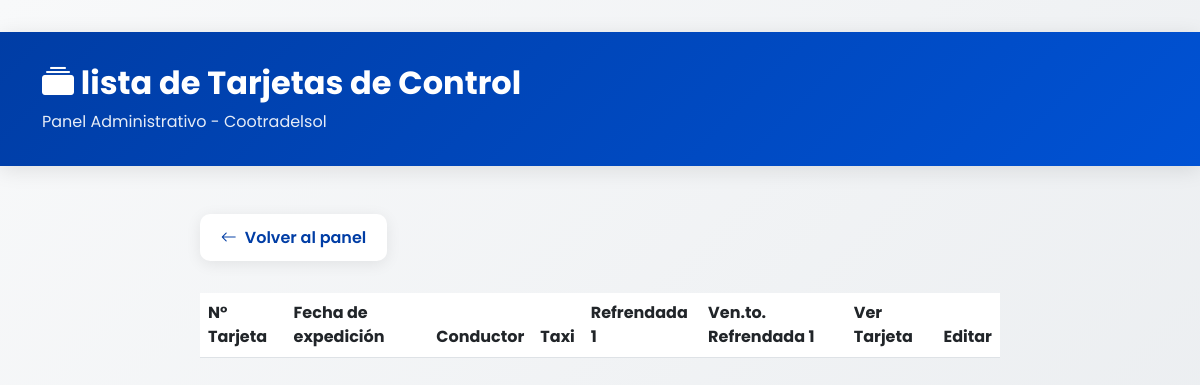
The app's page /lista_tarjeta_control/, older data.
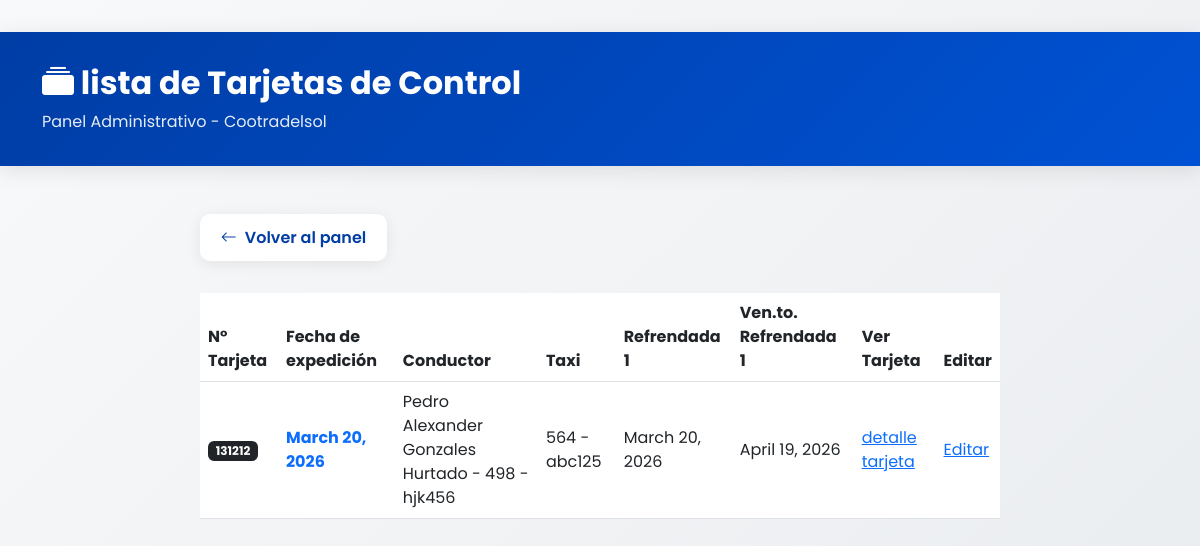
The same page, newer data.
### admin_cosol/models.py (models this page shows, shortened)
class TarjetaControls (models.Model):
    numero_tarjeta = models.CharField(max_length=10)
    fecha_expedicion = models.DateField(blank=True, null=True)
    conductor = models.ForeignKey(Conductores, on_delete=models.CASCADE)
    taxi = models.ForeignKey(Taxis, on_delete=models.CASCADE)
    refrendada1 = models.DateField(blank=True, null=True, verbose_name="Refrendada 1")
    vencimientorefrendada1 = models.DateField(blank=True, null=True, verbose_name="vencimiento refrendad 1")
    refrendada2 = models.DateField(blank=True, null=True, verbose_name="Refrendada 2")
    vencimientorefrendada2 = models.DateField(blank=True, null=True, verbose_name="vencimiento refrendada 2")
    refrendada3 = models.DateField(blank=True, null=True, verbose_name="Refrendada 3")
    vencimientorefrendada3 = models.DateField(blank=True, null=True, verbose_name="vencimiento refrendada 3")
    refrendada4 = models.DateField(blank=True, null=True, verbose_name="Refrendada 4")
    vencimientorefrendada4 = models.DateField(blank=True, null=True, verbose_name="vencimiento refrendada 4")
    refrendada5 = models.DateField(blank=True, null=True, verbose_name="Refrendada 5")
    vencimientorefrendada5 = models.DateField(blank=True, null=True, verbose_name="vencimiento refrendada 5")
    refrendada6 = models.DateField(blank=True, null=True, verbose_name="Refrendada 6")
    vencimientorefrendada6 = models.DateField(blank=True, null=True, verbose_name="vencimiento refrendada 6")
    refrendada7 = models.DateField(blank=True, null=True, verbose_name="Refrendada 7")
    vencimientorefrendada7 = models.DateField(blank=True, null=True, verbose_name="vencimiento refrendada 7")

class Conductores(models.Model):
    nombres = models.CharField(max_length=150)
    apellidos = models.CharField(max_length=150)
    numero_identificacion = models.CharField(max_length=20)
    rh = models.CharField(max_length=3)
    direccion = models.CharField(max_length=200)
    telefono = models.CharField(max_length=10)
    eps = models.CharField(max_length=50)
    arl = models.CharField(max_length=50)
    anotaciones = models.TextField(blank=True, null=True)
    imagen = models.ImageField(upload_to='conductores/', blank=True, null=True)
    taxi = models.ForeignKey(Taxis, on_delete=models.CASCADE)
    def __str__(self):
        return f"{self.nombres} {self.apellidos} - {self.taxi}"

class Taxis (models.Model):
    numero_interno = models.IntegerField(max_length=3)
    placa = models.CharField(max_length=6)
    marca = models.CharField(max_length=20)
    modelo = models.IntegerField(max_length=4)
    radio = models.CharField(max_length=20)
    marca_radio = models.CharField(max_length=20)
    soat = models.DateField(blank=True, null=True)
    tecnomicanica = models.DateField(blank=True, null=True)
    def __str__(self):
        return f"{self.numero_interno} - {self.placa}"

### admin_cosol/views.py (the view)
# urls.py: path('lista_tarjeta_control/', views.lista_tarjeta_control, name='lista_tarjeta_control'),
def lista_tarjeta_control(request):
    tarjetas_control = TarjetaControls.objects.all()
    return render(request, 'tarjetas_control.html', {'tarjetas_control': tarjetas_control})

### admin_cosol/templates/tarjetas_control.html (shortened to what this page needs)
<!DOCTYPE html>
<html lang="es">
<head>
    <link href="https://cdn.jsdelivr.net/npm/bootstrap@5.3.0/dist/css/bootstrap.min.css" rel="stylesheet">
    <link rel="stylesheet" href="https://cdn.jsdelivr.net/npm/bootstrap-icons@1.11.0/font/bootstrap-icons.css">
    {% load static %}
</head>
<body>
    <div class="page-header">
        <div class="container">
            <div class="d-flex justify-content-between align-items-center flex-wrap gap-3">
                <div>
                    <h1><i class="bi bi-collection-fill"></i> lista de Tarjetas de Control</h1>
                    <p>Panel Administrativo - Cootradelsol</p>
                </div>
            </div>
        </div>
    </div>
    <div class="container">
        <div class="form-container">
            <a href="{% url 'login' %}" class="back-link">
                <i class="bi bi-arrow-left"></i>
                Volver al panel
            </a>
            <div class="table-responsive">
    <table class="table table-hover align-middle custom-table">
        <thead>
            <tr>
                <th>N° Tarjeta</th>
                <th>Fecha de expedición</th>
                <th>Conductor</th>
                <th>Taxi</th>
                <th>Refrendada 1</th>
                <th>Ven.to. Refrendada 1</th>
                <th>Ver Tarjeta</th>
                <th>Editar</th>
            </tr>
        </thead>
        <tbody>
            {% for tarjeta in tarjetas_control %}
            <tr>
                <td><span class="badge bg-dark">{{ tarjeta.numero_tarjeta }}</span></td>
                <td class="fw-bold text-primary">{{ tarjeta.fecha_expedicion }}</td>
                <td>{{ tarjeta.conductor }}</td>
                <td>{{ tarjeta.taxi }}</td>
                <td>
                    {{ tarjeta.refrendada1 }}
                </td>
                <td>{{ tarjeta.vencimientorefrendada1 }}</td>
                <td>
                    <a href="{% url 'detalle_tarjeta' tarjeta.id %}">detalle tarjeta</a>
                </td>
                <td>
                    <a href="">Editar</a>
                </td>
            </tr>
            {% endfor %}
        </tbody>
    </table>
</div>
        </div>
    </div>
</body>
</html>

Row changes from the older to the newer data that the page shows:
added TarjetaControls: numero_tarjeta "131212", fecha_expedicion "March 20, 2026", conductor "Pedro Alexander Gonzales Hurtado - 498 - hjk456", taxi "564 - abc125", refrendada1 "March 20, 2026", vencimientorefrendada1 "April 19, 2026"
